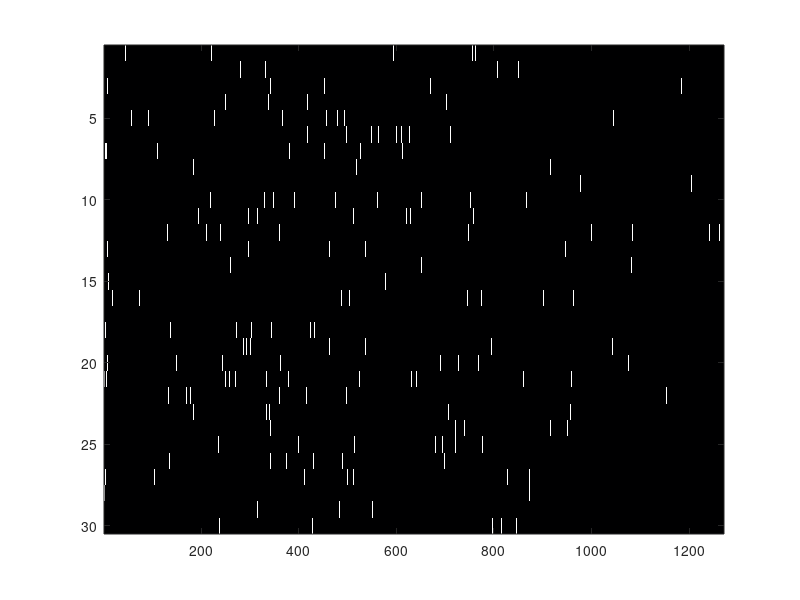
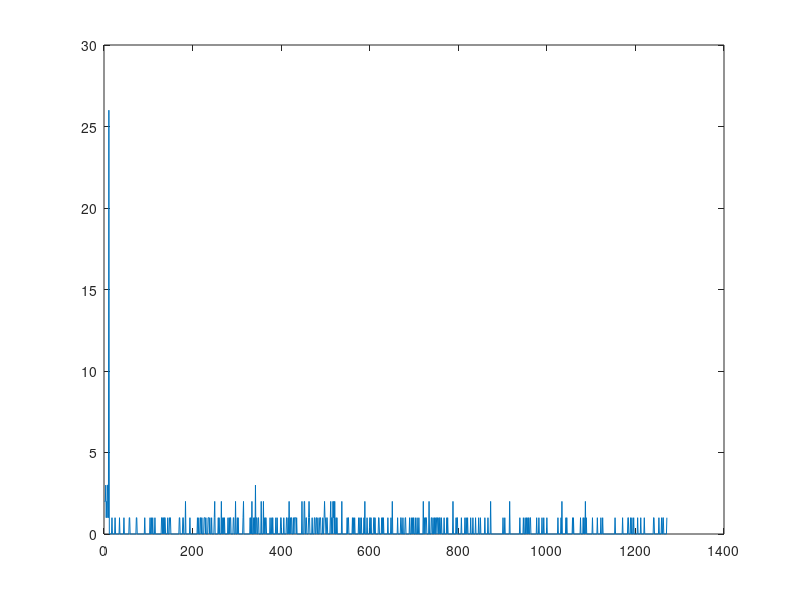
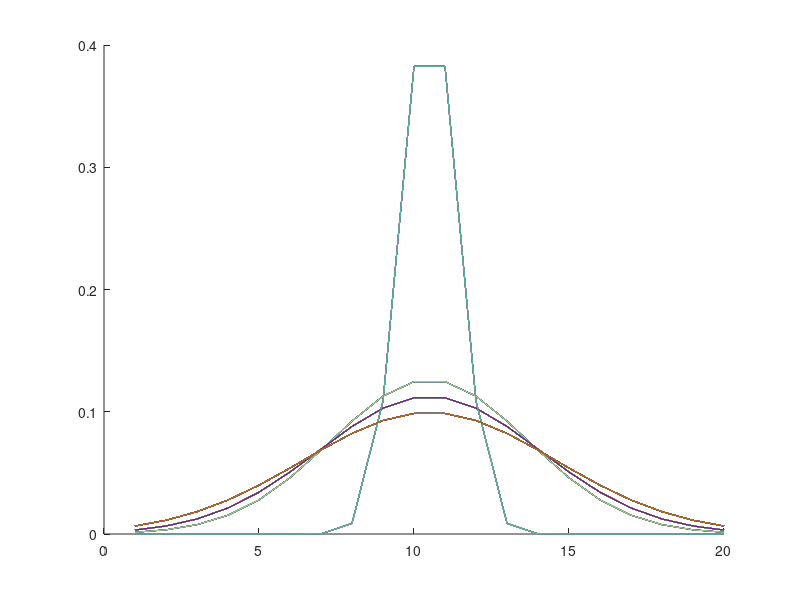
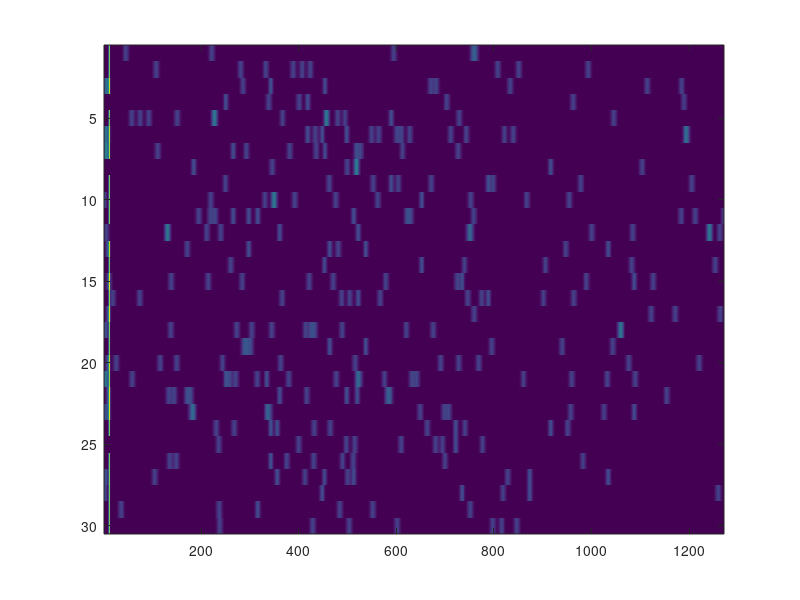

Reproduce these figures in MATLAB, in order. (Note: this script raises an error after producing the figures.)
function rastersim
%RASTERSIM   Adaptive PSTH calculation.
%
%   See also SSKERNEL.

% Probabilities
% p = [5 5 80 2 3 2 6 6 7 6 8 10 10 9 12 11 12 13 14 15 14 13 12 11 10 10 ...
%     9 8 7 7 6 6 5 5 5 5 5 5 5 5 5 5 5 5 5] / 100;
p = [2 3 2 6 6 7 6 8 10 10 9 12 11 12 13 14 15 14 13 12 11 10 10 ...
    9 8 7 7 6 6 5 5 5 5 5 5 5 5 5 5 5 5 5] / 100;
p2 = repmat(p,30,1) / 10;
p = [ones(1,10)*0.05 0.75 p2(:)'];
tl = length(p);

% Simulate trials
tno = 30;   % number of trials
spt = zeros(tno,tl);
for k = 1:tno
    spt(k,:) = double(rand(1,tl)<p);
end
figure
imagesc(spt)
colormap('bone')

% PSTH
psth = sum(spt);
figure
plot(psth)

% Convolution with Gaussian kernel
% wbh = gausswin(20);
% gvd = zeros(tno,tl);
% for k = 1:tno   % convolve trial-wise
%     pgvd = conv(spt(k,:),wbh);
%     lag = (length(pgvd)-tl+1) / 2;
%     gvd(k,:) = pgvd(lag:end-lag);
% end
% figure
% imagesc(gvd)
% 
% psth_gconv = sum(gvd);
% figure
% plot(psth_gconv)

% Convolution with variable Gaussian kernel
agvd = zeros(tno,tl);
prob = sum(spt) / tno;
figure
hold on
for k = 1:tno   % convolve trial-wise
    spks = find(spt(k,:));
    spno = length(spks);
    for t = 1:spno
        spi = spks(t);
        tspt = zeros(1,tl);
        tspt(spi) = 1;
        wbh = gausswin(20,2+prob(spi)*10);
        wbh = wbh / sum(wbh);
        plot(wbh,'Color',rand(1,3))
        ptc = conv(tspt,wbh);
        lag = (length(ptc)-tl+1) / 2;
        ptc = ptc(lag:end-lag);
        agvd(k,:) = agvd(k,:) + ptc;
    end
end
figure
imagesc(agvd)

psth_aconv = sum(agvd);
figure
plot(psth_aconv)

% Convolution with variable exponential kernel
aevd = nan(1,tl);
alpha = nan(1,tl);
spts = sum(spt);    % convolution of the sum should be the same as convolving trialwise and sum up (might be worth to check)
alpha(1) = 0;
aevd(1) = spts(1);
for t = 2:tl   % convolve time-wise
    inx = t-min(9,t-1):t;
    prbs = sum(spts(inx));
    prob = prbs / (length(inx) * tno);
    if prob > 1
        keyboard
    end
    alpha(t) = 1-(1-prob)^6;
    aevd(t) = (1 - alpha(t)) * aevd(t-1) + alpha(t) * spts(t);
end
figure
plot(aevd)

% Shimazaki & Shinomoto
allspks = [];
for k = 1:tno
    spks = find(spt(k,:));
    allspks = [allspks spks];
end
ts = sort(allspks);     % merged spike train
[optW, C, W] = sskernel(ts);

% Shimazaki & Shinomoto
% Step1
allspks =[];
for k = 1:tno
    spks = find(spt(k,:));
    allspks = [allspks spks];
end
ts = sort(allspks);     % merged spike train
aspno = length(ts);     % number of all spikes

% Step2
W = 20;

Gamma = 0.15:0.02:0.85;
lG = length(Gamma);
C_n = zeros(1,lG);
next_gamma = 1;
for gamma = Gamma
    disp(gamma)
    W_gamma = zeros(1,tl);
    w_bar_gamma = zeros(1,tl);
    for t = 1:tl
        disp(t)
        T =0:0.01:0.4;
        lT = length(T);
        C_W_t = zeros(1,lT);
        next_w = 1;
        for w = T
            A2 = 2 * w^2 * (w^2 + 2 * W^2);
            psi_w_W_t = zeros(aspno,aspno);
            pB = zeros(aspno,aspno);
            for i = 1:aspno
                for j = 1:aspno
                    ti = ts(i);
                    tj = ts(j);
                    A1 = ((t - ti)^2 + (t - tj)^2) * w^2 + (ti - tj)^2 * W^2;
                    A = A1 / A2;
                    psi_w_W_t(i,j) = (2 * pi * w * sqrt(w^2+2*W^2))^(-1) * exp(-A);

                    pB(i,j) = funk(ti-tj,w) * funrho(W,ti);
                end
            end
            pB2 = pB * abs(1-eye(aspno));
            B = sum(pB2(:));
            C_W_t(next_w) = (1 / tno^2) * sum(psi_w_W_t(:)) - (2 / tno^2) * B;
            next_w = next_w + 1;
        end
        w_star = T(C_W_t==nanmin(C_W_t));

        %     gamma = 0.8;
        W_gamma(t) = w_star / gamma;
        w_bar_gamma(t) = w_star;
    end

    pw_gamma = zeros(tl,tl);
    w_gamma = zeros(1,tl);
    for t = 1:tl
        for s = 1:tl
            pw_gamma(s,t) = funrho(W_gamma(s),s) .* w_bar_gamma(s);
        end
        w_gamma(t) = sum(pw_gamma,1);
    end

    lambda = zeros(1,tl);
    for t = 1:tl
        pl = zeros(1,aspno);
        for i = 1:aspno
            pl(i) = funk(t-ti,w_gamma(t));
        end
        lambda(t) = sum(pl);
    end
    C = sum(lambda.^2);
    pD = zeros(aspno,aspno);
    for i = 1:aspno
        for j = 1:aspno
            ti = ts(i);
            tj = ts(j);
            pD(i,j) = funk(ti-tj,w_gamma(tj));
        end
    end
    pD2 = pD * abs(1-eye(aspno));
    D = 2 / tno^2 * sum(pD2(:));
    C_n(next_gamma) = C - D;
    next_gamma = next_gamma + 1;
end

gamma_star = Gamma(C_n==min(C_n));

% Step 4b: repeat step 2 with gamma_star
W_gamma = zeros(1,tl);
w_bar_gamma = zeros(1,tl);
for t = 1:tl
    T =0:0.01:0.4;
    lT = length(T);
    C_W_t = zeros(1,lT);
    next_w = 1;
    for w = T
        A2 = 2 * w^2 * (w^2 + 2 * W^2);
        psi_w_W_t = zeros(aspno,aspno);
        pB = zeros(aspno,aspno);
        for i = 1:aspno
            for j = 1:aspno
                ti = ts(i);
                tj = ts(j);
                A1 = ((t - ti)^2 + (t - tj)^2) * w^2 + (ti - tj)^2 * W^2;
                A = A1 / A2;
                psi_w_W_t(i,j) = (2 * pi * w * sqrt(w^2+2*W^2))^(-1) * exp(-A);

                pB(i,j) = funk(ti-tj,w) * funrho(W,ti);
            end
        end
        pB2 = pB * abs(1-eye(aspno));
        B = sum(pB2(:));
        C_W_t(next_w) = (1 / tno^2) * sum(psi_w_W_t(:)) - (2 / n^2) * B;
        next_w = next_w + 1;
    end
    w_star = w(C_W_t==min(C_W_t));

    gamma = gamma_star;
    W_gamma(t) = w_star / gamma;
    w_bar_gamma(t) = w_star;
end

pw_gamma = zeros(tl,tl);
w_gamma_star = zeros(1,tl);
for t = 1:tl
    for s = 1:tl
        pw_gamma(s,t) = funrho(W_gamma(s),s) .* w_bar_gamma(s);
    end
    w_gamma_star(t) = sum(pw_gamma,1);      % optimal bandwidth
end

% Convolution using w_gamma_star
agvd = zeros(tno,tl);
prob = sum(spt) / tno;
for k = 1:tno   % convolve trial-wise
    spks = find(spt(k,:));
    spno = length(spks);
    for t = 1:spno
        spi = spks(t);
        tspt = zeros(1,tl);
        tspt(spi) = 1;
        wbh = zeros(1,tl);
        for s = 1:tl
            wbh(s) = funk(s,w_gamma_star(t));
        end
        wbh = wbh / sum(wbh);
        ptc = conv(tspt,wbh);
        lag = (length(ptc)-tl+1) / 2;
        ptc = ptc(lag:end-lag);
        agvd(k,:) = agvd(k,:) + ptc;
    end
end
figure
imagesc(agvd)

psth_agconv = sum(agvd);
figure
plot(psth_agconv)
keyboard


% -------------------------------------------------------------------------
function r = funk(s,w)

r = 1 / (sqrt(2*pi) * w) * exp(-s^2/(2*w^2));

% -------------------------------------------------------------------------
function r = funrho(W,ti)

if ti < W / 2
    pwn = gausswin(W);
    wn = pwn / sum(pwn);
    r = wn(W/2+ti);
else
    r = 0;
end